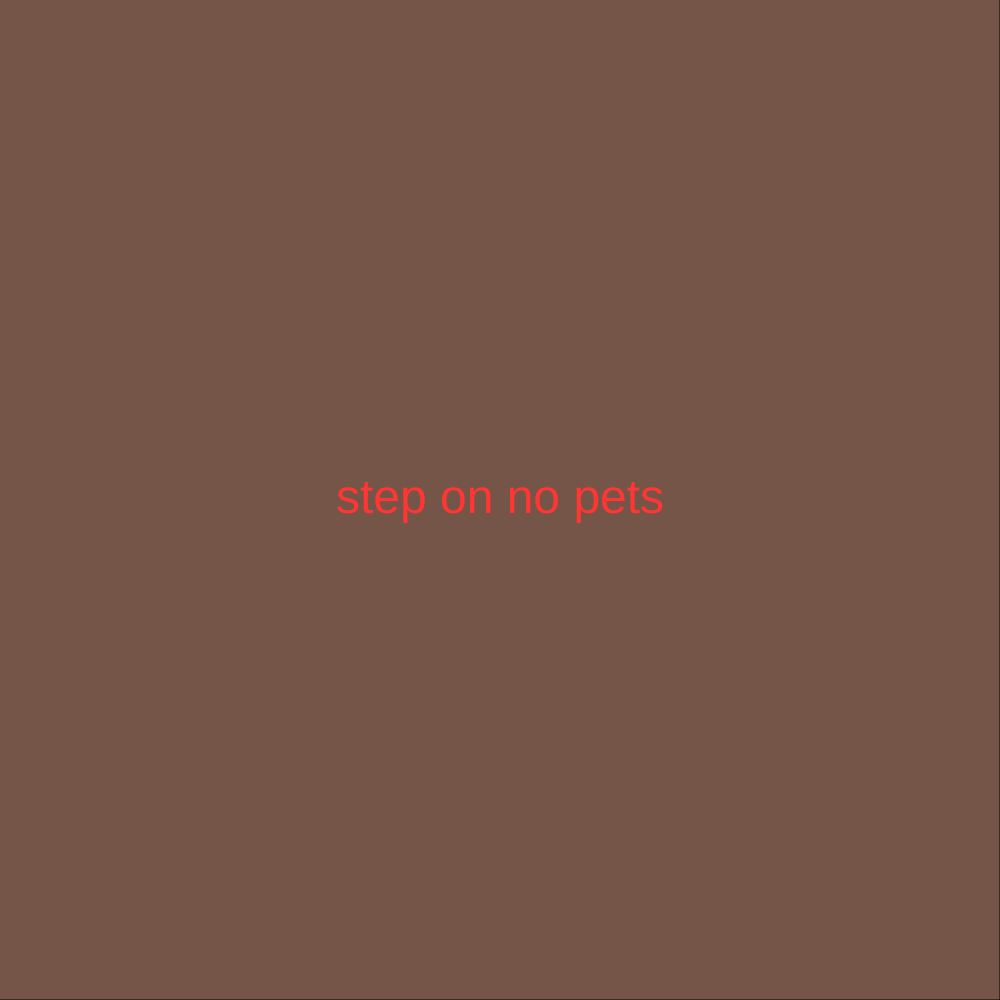
Frame 1 (no input)
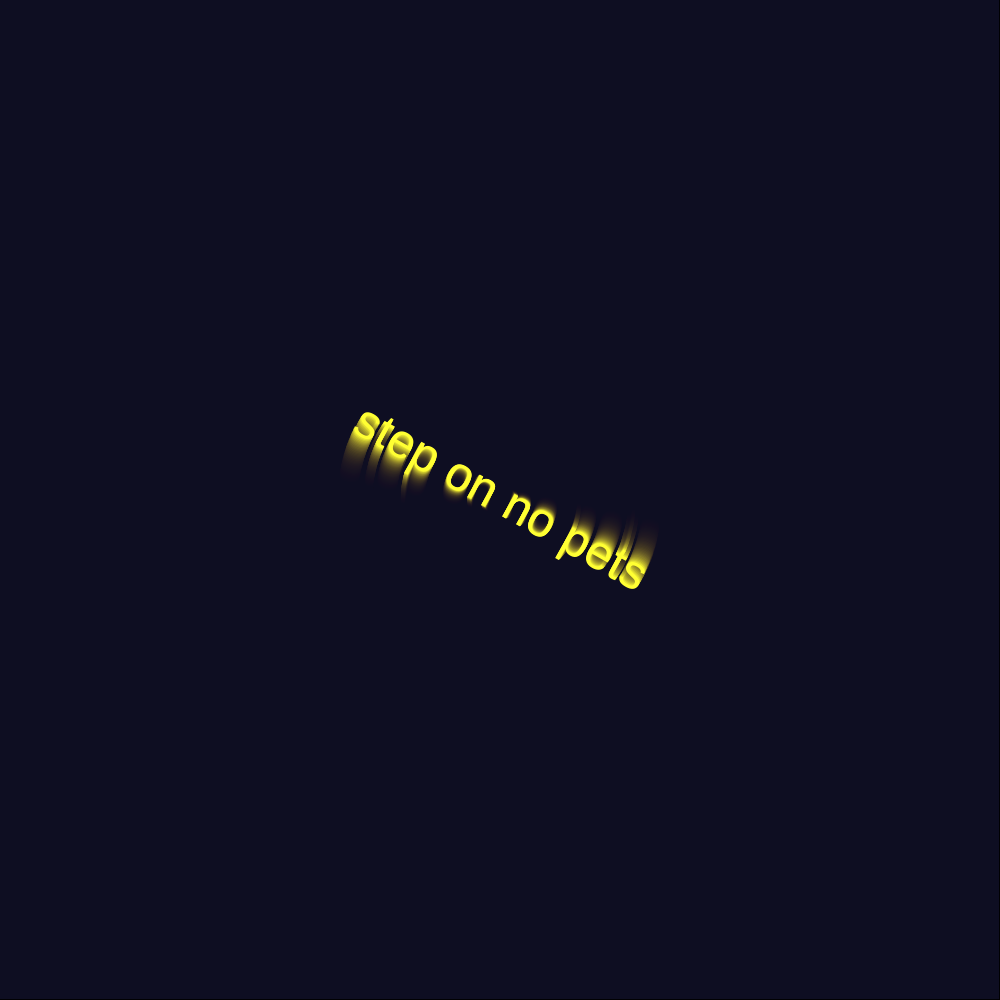
Frame 60 (no input)
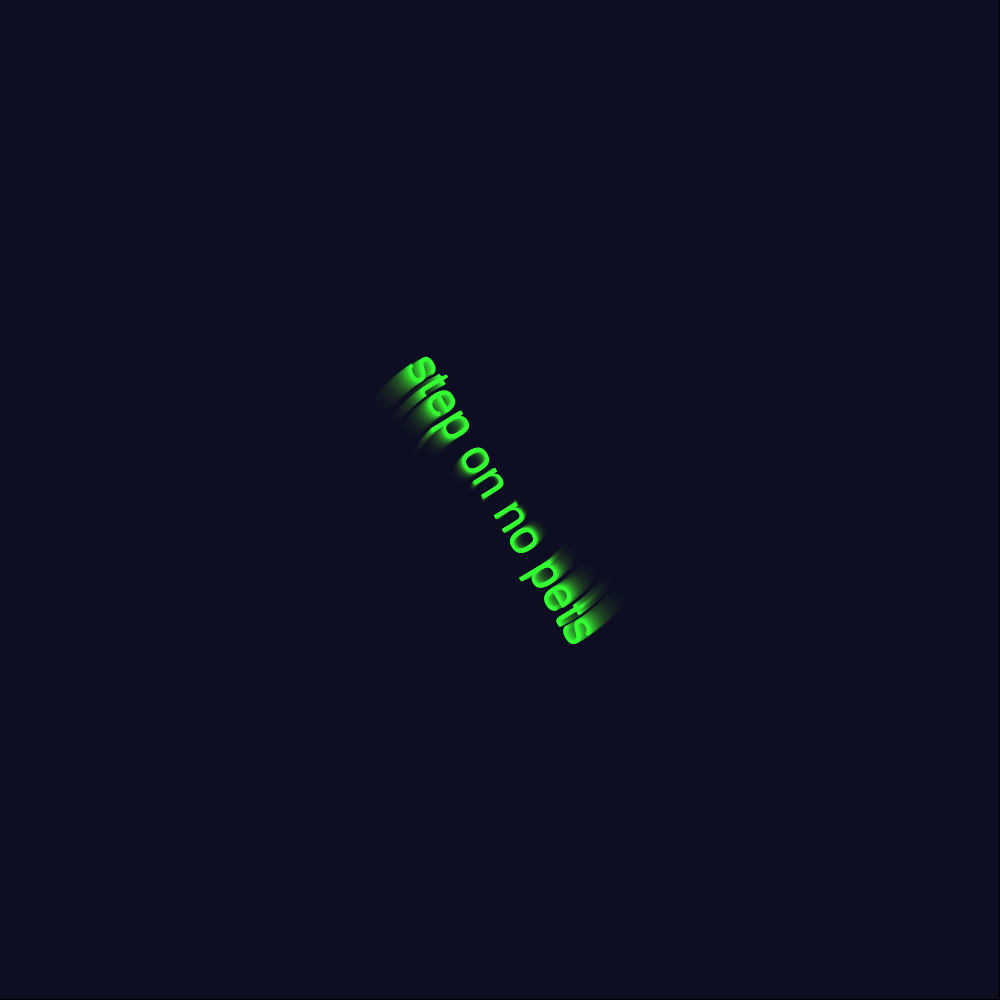
Frame 120 (the mouse pressed at the canvas centre since frame 60)

The p5.js sketch that drew these frames (run headless with seeded random() and noise() and a simulated clock; from frame 60 on, the mouse is pressed at the canvas centre):

// p5.js sketch
// ── sketch.js
let angle = 0;
let hueValue = 0;

function setup() {
  createCanvas(1000, 1000);
  textSize(48);
  textAlign(CENTER, CENTER);
  rectMode(CENTER);
  colorMode(HSL, 360, 100, 100, 100);
  background(20, 25, 40);
}

function draw() {

  fill(240, 30, 10, 10); 
  rect(0, 0, width * 2, height * 2);

  hueValue = (hueValue + 1) % 360;

  push();
  translate(width / 2, height / 2);
  rotate(radians(angle));
  fill(hueValue, 100, 60);
  text("step on no pets", 0, 0);
  pop();

  angle += 0.5;
}
